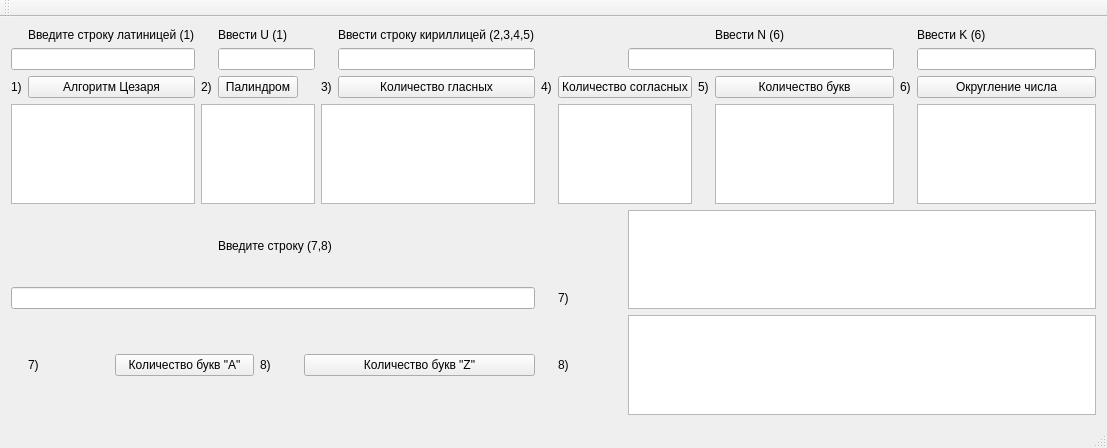
<?xml version="1.0" encoding="UTF-8"?>
<ui version="4.0">
 <class>MainWindow</class>
 <widget class="QMainWindow" name="MainWindow">
  <property name="geometry">
   <rect>
    <x>0</x>
    <y>0</y>
    <width>1107</width>
    <height>448</height>
   </rect>
  </property>
  <property name="windowTitle">
   <string>MainWindow</string>
  </property>
  <property name="autoFillBackground">
   <bool>true</bool>
  </property>
  <widget class="QWidget" name="centralWidget">
   <layout class="QGridLayout" name="gridLayout">
    <item row="1" column="8">
     <widget class="QLineEdit" name="lineEdit">
      <property name="autoFillBackground">
       <bool>true</bool>
      </property>
     </widget>
    </item>
    <item row="2" column="1" colspan="2">
     <widget class="QPushButton" name="pushButton">
      <property name="autoFillBackground">
       <bool>true</bool>
      </property>
      <property name="text">
       <string>Алгоритм Цезаря</string>
      </property>
     </widget>
    </item>
    <item row="2" column="0">
     <widget class="QLabel" name="label_3">
      <property name="autoFillBackground">
       <bool>true</bool>
      </property>
      <property name="text">
       <string>1)</string>
      </property>
     </widget>
    </item>
    <item row="3" column="10" colspan="2">
     <widget class="QTextBrowser" name="textBrowser_4">
      <property name="autoFillBackground">
       <bool>true</bool>
      </property>
     </widget>
    </item>
    <item row="0" column="1" colspan="2">
     <widget class="QLabel" name="label_11">
      <property name="text">
       <string>Введите строку латиницей (1)</string>
      </property>
     </widget>
    </item>
    <item row="0" column="13">
     <widget class="QLabel" name="label_9">
      <property name="autoFillBackground">
       <bool>true</bool>
      </property>
      <property name="text">
       <string>Ввести N (6)</string>
      </property>
     </widget>
    </item>
    <item row="5" column="10">
     <widget class="QLabel" name="label_15">
      <property name="text">
       <string>7)</string>
      </property>
     </widget>
    </item>
    <item row="0" column="4" colspan="2">
     <widget class="QLabel" name="label_2">
      <property name="autoFillBackground">
       <bool>true</bool>
      </property>
      <property name="text">
       <string>Ввести U (1)</string>
      </property>
     </widget>
    </item>
    <item row="3" column="0" colspan="3">
     <widget class="QTextBrowser" name="textBrowser">
      <property name="autoFillBackground">
       <bool>true</bool>
      </property>
     </widget>
    </item>
    <item row="1" column="15">
     <widget class="QLineEdit" name="lineEdit_4">
      <property name="autoFillBackground">
       <bool>true</bool>
      </property>
     </widget>
    </item>
    <item row="2" column="8">
     <widget class="QPushButton" name="pushButton_3">
      <property name="autoFillBackground">
       <bool>true</bool>
      </property>
      <property name="text">
       <string>Количество гласных</string>
      </property>
     </widget>
    </item>
    <item row="2" column="7">
     <widget class="QLabel" name="label_5">
      <property name="autoFillBackground">
       <bool>true</bool>
      </property>
      <property name="text">
       <string>3)</string>
      </property>
     </widget>
    </item>
    <item row="6" column="1">
     <widget class="QLabel" name="label_13">
      <property name="text">
       <string>7)</string>
      </property>
     </widget>
    </item>
    <item row="0" column="15">
     <widget class="QLabel" name="label_10">
      <property name="autoFillBackground">
       <bool>true</bool>
      </property>
      <property name="text">
       <string>Ввести K (6)</string>
      </property>
     </widget>
    </item>
    <item row="2" column="14">
     <widget class="QLabel" name="label_8">
      <property name="autoFillBackground">
       <bool>true</bool>
      </property>
      <property name="text">
       <string>6)</string>
      </property>
     </widget>
    </item>
    <item row="6" column="6" colspan="3">
     <widget class="QPushButton" name="pushButton_8">
      <property name="text">
       <string>Количество букв &quot;Z&quot;</string>
      </property>
     </widget>
    </item>
    <item row="4" column="11" rowspan="2" colspan="5">
     <widget class="QTextBrowser" name="textBrowser_8"/>
    </item>
    <item row="2" column="15">
     <widget class="QPushButton" name="pushButton_6">
      <property name="autoFillBackground">
       <bool>true</bool>
      </property>
      <property name="text">
       <string>Округление числа</string>
      </property>
     </widget>
    </item>
    <item row="6" column="11" colspan="5">
     <widget class="QTextBrowser" name="textBrowser_7"/>
    </item>
    <item row="3" column="3" colspan="4">
     <widget class="QTextBrowser" name="textBrowser_2">
      <property name="autoFillBackground">
       <bool>true</bool>
      </property>
     </widget>
    </item>
    <item row="6" column="10">
     <widget class="QLabel" name="label_16">
      <property name="text">
       <string>8)</string>
      </property>
     </widget>
    </item>
    <item row="2" column="9">
     <widget class="QLabel" name="label_6">
      <property name="autoFillBackground">
       <bool>true</bool>
      </property>
      <property name="text">
       <string>4)</string>
      </property>
     </widget>
    </item>
    <item row="2" column="13">
     <widget class="QPushButton" name="pushButton_5">
      <property name="autoFillBackground">
       <bool>true</bool>
      </property>
      <property name="text">
       <string>Количество букв</string>
      </property>
     </widget>
    </item>
    <item row="5" column="0" colspan="9">
     <widget class="QLineEdit" name="lineEdit_6"/>
    </item>
    <item row="2" column="4" colspan="2">
     <widget class="QPushButton" name="pushButton_2">
      <property name="autoFillBackground">
       <bool>true</bool>
      </property>
      <property name="text">
       <string>Палиндром</string>
      </property>
     </widget>
    </item>
    <item row="6" column="2" colspan="3">
     <widget class="QPushButton" name="pushButton_7">
      <property name="enabled">
       <bool>true</bool>
      </property>
      <property name="text">
       <string>Количество букв &quot;А&quot;</string>
      </property>
     </widget>
    </item>
    <item row="0" column="8">
     <widget class="QLabel" name="label">
      <property name="autoFillBackground">
       <bool>true</bool>
      </property>
      <property name="text">
       <string>Ввести строку кириллицей (2,3,4,5)</string>
      </property>
     </widget>
    </item>
    <item row="3" column="7" colspan="2">
     <widget class="QTextBrowser" name="textBrowser_3">
      <property name="autoFillBackground">
       <bool>true</bool>
      </property>
     </widget>
    </item>
    <item row="2" column="12">
     <widget class="QLabel" name="label_7">
      <property name="autoFillBackground">
       <bool>true</bool>
      </property>
      <property name="text">
       <string>5)</string>
      </property>
     </widget>
    </item>
    <item row="2" column="3">
     <widget class="QLabel" name="label_4">
      <property name="text">
       <string>2)</string>
      </property>
     </widget>
    </item>
    <item row="6" column="5">
     <widget class="QLabel" name="label_14">
      <property name="text">
       <string>8)</string>
      </property>
     </widget>
    </item>
    <item row="4" column="4" colspan="4">
     <widget class="QLabel" name="label_12">
      <property name="text">
       <string>Введите строку (7,8)</string>
      </property>
     </widget>
    </item>
    <item row="1" column="11" colspan="3">
     <widget class="QLineEdit" name="lineEdit_3">
      <property name="autoFillBackground">
       <bool>true</bool>
      </property>
     </widget>
    </item>
    <item row="2" column="10" colspan="2">
     <widget class="QPushButton" name="pushButton_4">
      <property name="autoFillBackground">
       <bool>true</bool>
      </property>
      <property name="text">
       <string>Количество согласных</string>
      </property>
     </widget>
    </item>
    <item row="3" column="15">
     <widget class="QTextBrowser" name="textBrowser_6">
      <property name="autoFillBackground">
       <bool>true</bool>
      </property>
     </widget>
    </item>
    <item row="1" column="0" colspan="3">
     <widget class="QLineEdit" name="lineEdit_5"/>
    </item>
    <item row="3" column="13">
     <widget class="QTextBrowser" name="textBrowser_5">
      <property name="autoFillBackground">
       <bool>true</bool>
      </property>
     </widget>
    </item>
    <item row="1" column="4" colspan="3">
     <widget class="QLineEdit" name="lineEdit_2">
      <property name="autoFillBackground">
       <bool>true</bool>
      </property>
     </widget>
    </item>
   </layout>
  </widget>
  <widget class="QMenuBar" name="menuBar">
   <property name="geometry">
    <rect>
     <x>0</x>
     <y>0</y>
     <width>1107</width>
     <height>25</height>
    </rect>
   </property>
  </widget>
  <widget class="QToolBar" name="mainToolBar">
   <attribute name="toolBarArea">
    <enum>TopToolBarArea</enum>
   </attribute>
   <attribute name="toolBarBreak">
    <bool>false</bool>
   </attribute>
  </widget>
  <widget class="QStatusBar" name="statusBar"/>
 </widget>
 <layoutdefault spacing="6" margin="11"/>
 <resources/>
 <connections/>
</ui>
